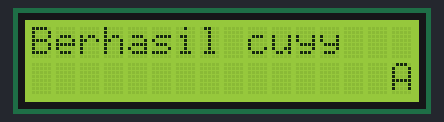
This sketch was run on a simulated Arduino Uno, built with avr-gcc and run on an emulated ATmega328P. On the bench: 16×2 character LCD.

Above: at 0.5 s.
At 1.04 s:
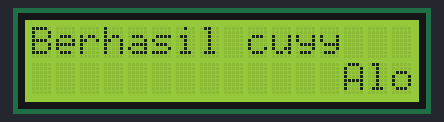
At 1.58 s:
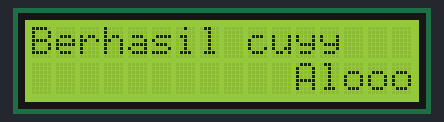
At 3.19 s:
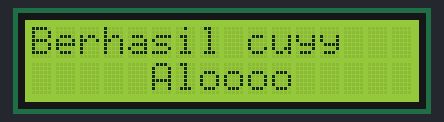
At 4.77 s:
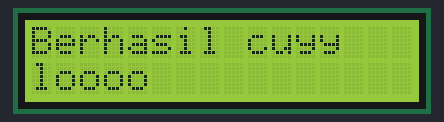
At 6.0 s:
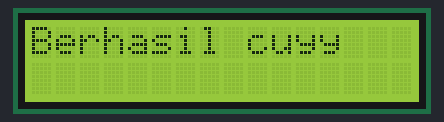

Measured:
- by itself, everything shown: repeats every 6.1 s, in 22 steps
- what the display in image 5 shows lasts 0.6 s, from 5.9 s to 6.5 s

The sketch:

lcd-display.ino
```cpp
#include <LiquidCrystal_I2C.h>
int lcdCol = 16;
int lcdRow = 2;
LiquidCrystal_I2C lcd(0x27, lcdCol, lcdRow);
String Static = "Berhasil cuyy";
String Scrolling = "Aloooo";

// scrolling text function
void scrollText(int row, String message, int delayTime, int lcdCol) {
  // add space on message
  for (int i=0; i < lcdCol; i++) {
    message = " " + message;
  }
  message = message + " ";
  // setcursor of lcd according to message and add 1 columns every delaytime
  for (int pos = 0; pos < message.length(); pos++) {
    lcd.setCursor(0, row);
    lcd.print(message.substring(pos, pos + lcdCol));
    delay(delayTime);
  }
}

void setup() {
  lcd.init();
  lcd.backlight();
}

void loop() {
  // static text
  lcd.setCursor(0, 0);
  lcd.print(Static);
  // run scrolling function
  scrollText(1, Scrolling, 255, lcdCol);
}
```
